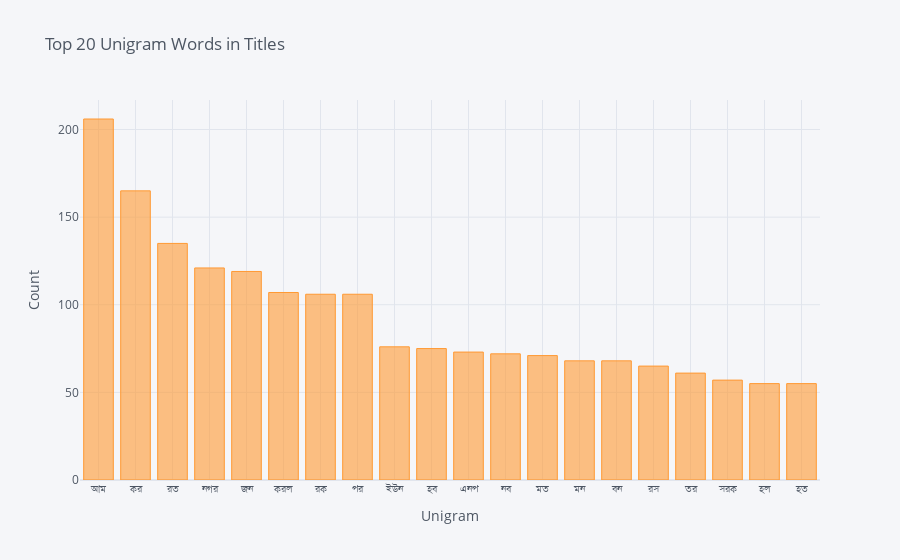

This figure's notebook cell:
### Code cell
df1 = df1.set_index('Unigram')
df1.iplot(kind='bar', xTitle = 'Unigram', yTitle = 'Count', title = 'Top 20 Unigram Words in Titles' )

### Figure 1 — Plotly figure (JSON) as saved in the notebook; plotly's stock layout.template omitted (floating-point values rounded to 4 significant figures)
{"data": [{"marker": {"color": "rgba(255, 153, 51, 0.6)", "line": {"color": "rgba(255, 153, 51, 1.0)", "width": 1}}, "name": "Frequency", "orientation": "v", "text": "", "type": "bar", "x": ["আম", "কর", "রত", "নগর", "জন", "করল", "রক", "পর", "ইউন", "হব", "এনপ", "নব", "মত", "মন", "বন", "রস", "তর", "সরক", "হল", "হত"], "y": [206, 165, 135, 121, 119, 107, 106, 106, 76, 75, 73, 72, 71, 68, 68, 65, 61, 57, 55, 55]}], "layout": {"legend": {"bgcolor": "#F5F6F9", "font": {"color": "#4D5663"}}, "paper_bgcolor": "#F5F6F9", "plot_bgcolor": "#F5F6F9", "title": {"font": {"color": "#4D5663"}, "text": "Top 20 Unigram Words in Titles"}, "xaxis": {"gridcolor": "#E1E5ED", "showgrid": true, "tickfont": {"color": "#4D5663"}, "title": {"font": {"color": "#4D5663"}, "text": "Unigram"}, "zerolinecolor": "#E1E5ED"}, "yaxis": {"gridcolor": "#E1E5ED", "showgrid": true, "tickfont": {"color": "#4D5663"}, "title": {"font": {"color": "#4D5663"}, "text": "Count"}, "zerolinecolor": "#E1E5ED"}}}
